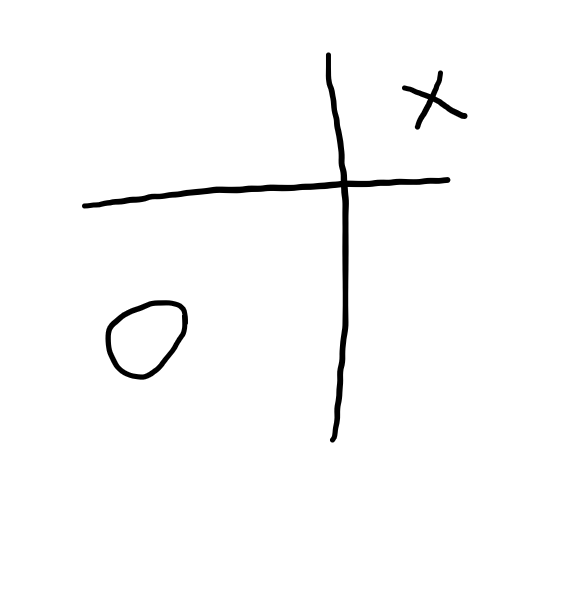
%> input picture HW3/mat/2.png, 571 x 589 px
$ octave f_edge.m   (GNU Octave 9; MATLAB toolbox functions it lacks are replaced by stand-ins)
%> lines starting %> are read from the running program, lines starting %| are printed output that depends on the picture; in (x1, y1, x2, y2) boxes, pixels count from 0 and x2, y2 are one past the last pixel; in counts of white or black regions, pixels touching at a corner belong together; the program's own positions count from 1
clear;clc;
I = imread('2.png');
%> I is the input picture: size 589x571x3 uint8; min 0, max 255, mean 250.1
BW = im2bw(I,0.4);
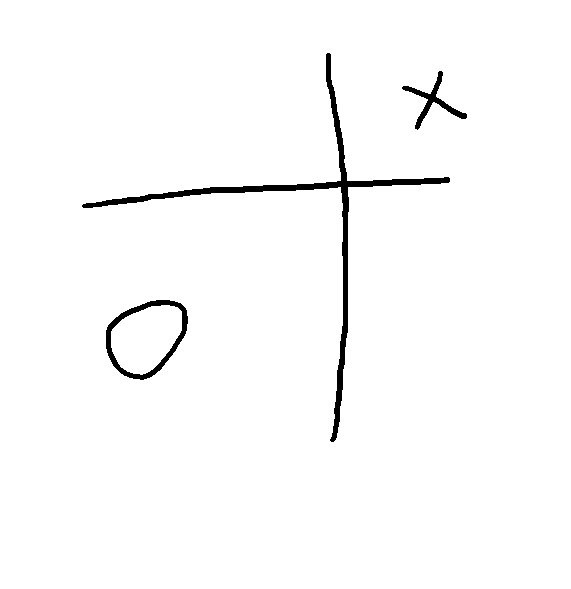
%> BW: size 589x571 logical; 98.2% white; 3 black regions, box (x1, y1, x2, y2) and area: (82, 53, 450, 442) 4247, (106, 300, 188, 380) 1220, (402, 71, 467, 130) 674
IBW = ~BW;
F1 = imfill(IBW,'holes');
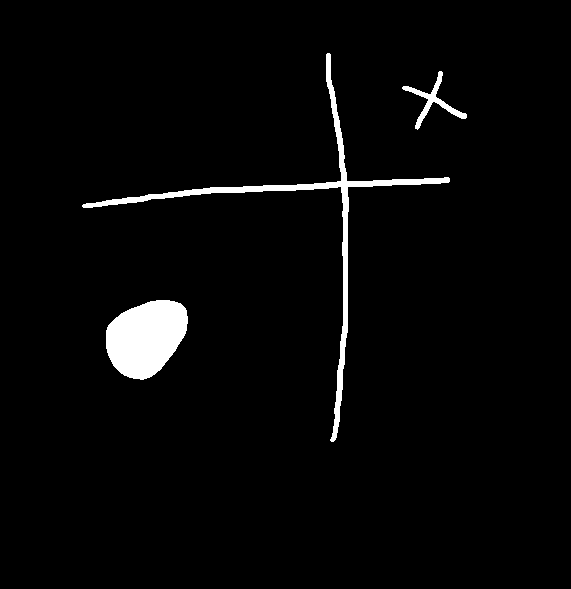
%> F1: size 589x571 logical; 2.9% white; 3 white regions, box (x1, y1, x2, y2) and area: (106, 300, 188, 380) 4798, (82, 53, 450, 442) 4247, (402, 71, 467, 130) 674
SE = ones(3);
F2 = imdilate(F1,SE,'same');
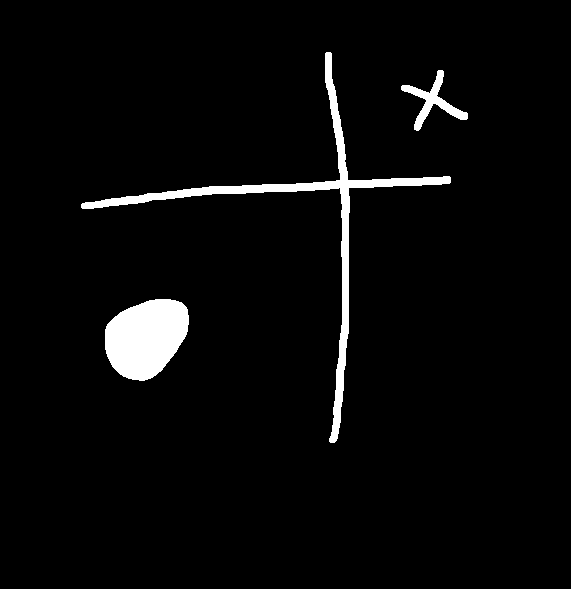
%> F2: size 589x571 logical; 3.6% white; 3 white regions, box (x1, y1, x2, y2) and area: (81, 52, 451, 443) 5881, (105, 299, 189, 381) 5126, (401, 70, 468, 131) 1016
BW3 = bwperim(F2);
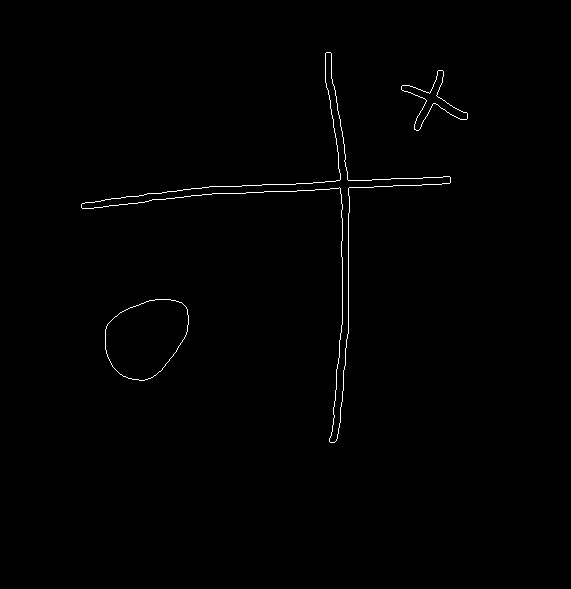
%> BW3: size 589x571 logical; 0.59% white in thin lines or dots, all inside (x1, y1, x2, y2) = (81, 52, 468, 443)
subplot(1,2,1);
imshow(I);
title('original iamge');
subplot(1,2,2), imshow(BW3);
title('operated bwperim');

$ run again, with HW3/mat/1.png copied over HW3/mat/2.png
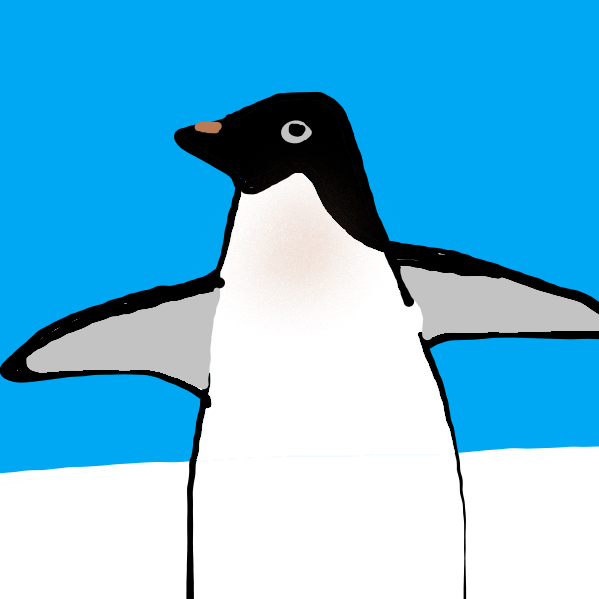
%> input picture HW3/mat/1.png, 599 x 599 px
%> I is the input picture: size 599x599x3 uint8; mean R, G, B 105.8, 188.1, 224.7
%> `BW = im2bw(I,0.4);`:
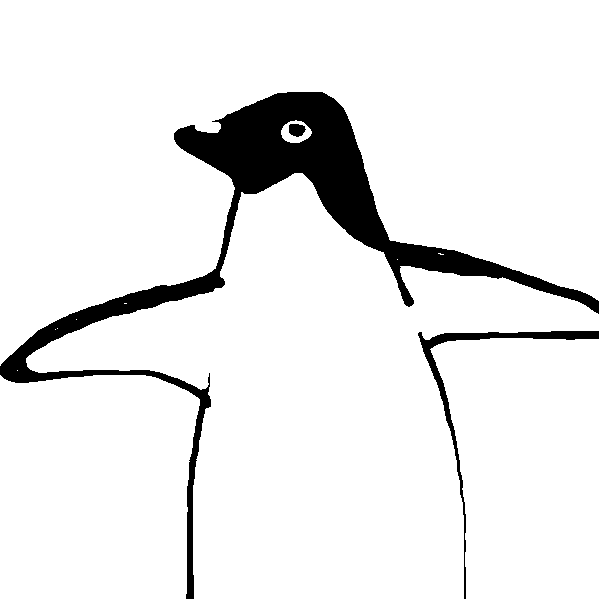
%> BW: size 599x599 logical; 92% white; 3 black regions, box (x1, y1, x2, y2) and area: (0, 92, 599, 599) 26409, (418, 331, 599, 599) 2241, (289, 124, 306, 137) 172
%> F1: size 599x599 logical; 8.1% white; 2 white regions, box (x1, y1, x2, y2) and area: (0, 92, 599, 599) 26952, (418, 331, 599, 599) 2241
%> F2: size 599x599 logical; 9.3% white; 2 white regions, box (x1, y1, x2, y2) and area: (0, 91, 599, 599) 30168, (417, 330, 599, 599) 3228
%> `BW3 = bwperim(F2);`:
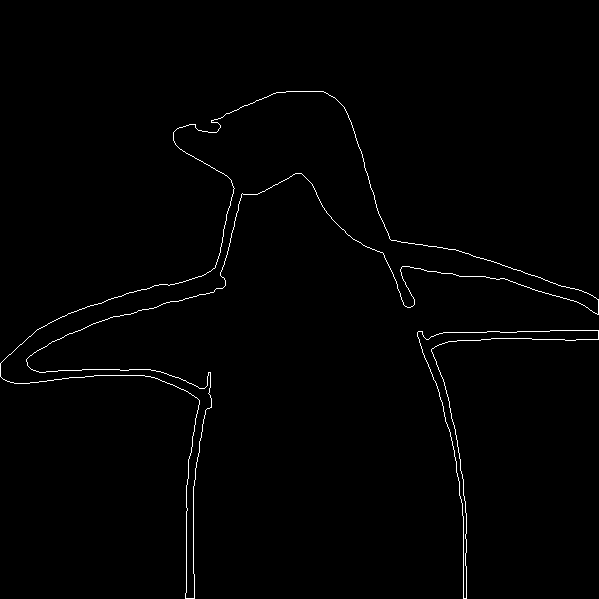
%> BW3: size 599x599 logical; 0.95% white in thin lines or dots, all inside (x1, y1, x2, y2) = (0, 91, 599, 599)
